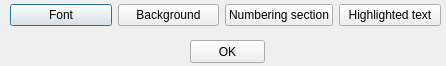
<?xml version="1.0" encoding="UTF-8"?>
<ui version="4.0">
 <class>OptionsWindow</class>
 <widget class="QDialog" name="OptionsWindow">
  <property name="geometry">
   <rect>
    <x>0</x>
    <y>0</y>
    <width>446</width>
    <height>66</height>
   </rect>
  </property>
  <property name="windowTitle">
   <string>Dialog</string>
  </property>
  <widget class="QWidget" name="horizontalLayoutWidget_2">
   <property name="geometry">
    <rect>
     <x>10</x>
     <y>0</y>
     <width>431</width>
     <height>31</height>
    </rect>
   </property>
   <layout class="QHBoxLayout" name="horizontalLayout_4">
    <item>
     <widget class="QPushButton" name="fontButton">
      <property name="text">
       <string>Font</string>
      </property>
     </widget>
    </item>
    <item>
     <widget class="QPushButton" name="backgroundButton">
      <property name="text">
       <string>Background</string>
      </property>
     </widget>
    </item>
    <item>
     <widget class="QPushButton" name="numberingSectionButton">
      <property name="text">
       <string>Numbering section</string>
      </property>
     </widget>
    </item>
    <item>
     <widget class="QPushButton" name="highlightedTextButton">
      <property name="text">
       <string>Highlighted text</string>
      </property>
     </widget>
    </item>
   </layout>
  </widget>
  <widget class="QPushButton" name="okButton">
   <property name="geometry">
    <rect>
     <x>190</x>
     <y>40</y>
     <width>75</width>
     <height>23</height>
    </rect>
   </property>
   <property name="text">
    <string>OK</string>
   </property>
  </widget>
 </widget>
 <resources/>
 <connections/>
</ui>
